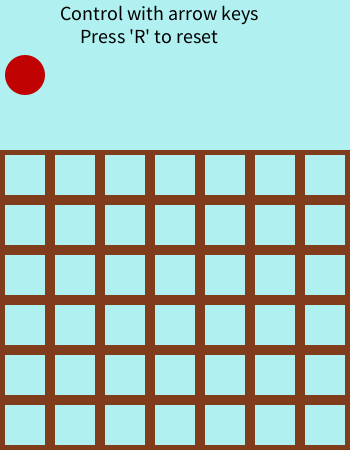
Frame 1 (no input)
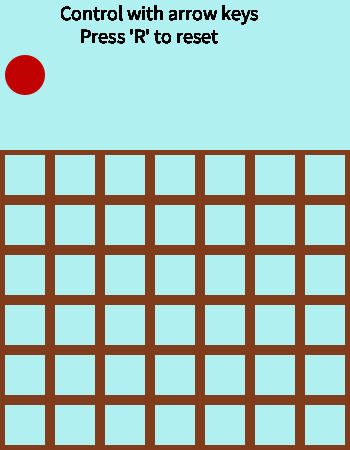
Frame 60 (the mouse pressed at the canvas centre just before this capture)
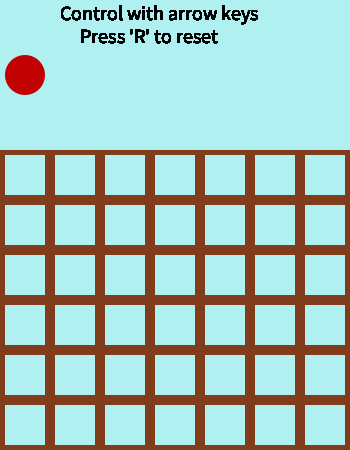
Frame 120 (the mouse held since frame 60 and released just before this capture)

The Processing sketch that drew these frames (run headless with seeded random() and noise(); from frame 60 on, the mouse is pressed at the canvas centre):

// Processing sketch: processing_130623
// ── processing_130623.pde

/* 2 Player connect four game with win detection for procressing.
Controllable with the keyboard arrow keys.
Orginal connect four coins used.
By Jan Stapler (DotAku) */
int waitforkey=0;
int roundend = 0;                // if 1 round is over
int a,b = 0;                     // for loop
int winner = 0;                  // changes when someone won

int cols = 7;                   // columns and row count
int rows = 6; 

int[][] grid = new int[100][100];  //2D array for win detection
PImage img,img2;                   //red and yellow coin images

//ints most of them used for possitions
int rx,ry,x,y,yx,yy,r1,r2,r3,r4,r5,r6,r7,fall,lx,ly,round,resetpressed;


void setup() {
  
  
  //initiated 2D array
  for (int a = 0; a < cols; a++) {
  for (int b = 0; b < rows; b++) {
    grid[a][b] = 21;
  }
}
   
  round =1;
  r1= 1;
  r2= 1;
  r3= 1;
  r4= 1;
  r5= 1;
  r6 = 1;
  r7 = 1;
  lx = 1;
  ly = 1;
  size(350, 450);
  ry=25;
  rx=25;
  yx=25;
  yy=25;
  x=5;
  y=5;
  noStroke();
  fill(176,240,240);
  rect(0,0,400,600);
  fill(129,60,27);
  rect(0,150,350,350,0);
   
  for(y=5;y<450;y+=50)
  { 
   for(x=5;x<450;x+=50)
   {
   fill(176,240,240);
   rect(x,y,40,40);
   }
  }
}


//resets game if 'R' is pressed
void resetthegame(){  
  if (keyPressed) {
    if (key == 'r' || key == 'R' )
  {
  resetpressed = 1;
  }
  }
if (resetpressed == 1)
{
  roundend = 0;
  winner = 0;
  round =1;
  r1= 1;
  r2= 1;
  r3= 1;
  r4= 1;
  r5= 1;
  r6 = 1;
  r7 = 1;

  size(350, 450);
  ry=25;
  rx=25;
  yx=25;
  yy=25;
  x=5;
  y=5;
  noStroke();
  fill(176,240,240);
  rect(0,0,400,600);
  fill(129,60,27);
  rect(0,150,350,350,0);
   
  for(y=5;y<450;y+=50)
  { 
   for(x=5;x<450;x+=50)
   {
   fill(176,240,240);
   rect(x,y,40,40);
   }
  } 
    for (int a = 0; a < 10; a++) {
    for (int b = 0; b < 10; b++) {
    grid[a][b] = 21;
  }
}
  resetpressed = 0;
}
};


//win detection. checks if 4 coins of the same coler are connected
void checkWin()
{
  //horizontal check
  for (a=0; a < 7;a++){
    for (b = 0; b<7;b++){
        int Check = (grid[b][a]) + (grid[b+1][a]) + (grid[b+2][a]) + (grid[b+3][a]);
        if (Check == 20 || Check == 4)
        {
          winner = 1;
           lx = a*50+25;
          ly = b*50+25;
        }
    }
  }
  
  //vertical check
    for (a=0; a < 7;a++){
    for (b = 0; b<8;b++){
        int Check = (grid[b][a]) + (grid[b][a+1]) + (grid[b][a+2]) + (grid[b][a+3]);
        if (Check == 20 || Check == 4)
        {
          winner = 1;
          lx = a*50+25;
          ly = b*50+25;
        }
    }
  }
  
  // diagonal check
  for (int a =0; a < 7-3; a++) {
      for (int b=0; b < 7-3; b++) {
        int tCheck = (grid[b][a]) + (grid[b+1][a+1]) + (grid[b+2][a+2]) + (grid[b+3][a+3]);
        if (tCheck == 20 || tCheck == 4)
        {
          winner = 1;
          lx = a*50+25;
          ly = b*50+25;
        }
      }
    }
 
    for (int a=0; a < 7-3; a++) {
      for (int b=3; b < 7; b++) {
        int tCheck = (grid[b][a]) + (grid[b-1][a+1]) + (grid[b-2][a+2]) + (grid[b-3][a+3]);
        if (tCheck == 20 || tCheck == 4)
        {
          winner = 1;
        }
      }
    }
  
  for (int a=0; a < 7-3; a++) {
      for (int b=0; b < 7-3; b++) {
        int tCheck = (grid[b][a]) + (grid[b+1][a+1]) + (grid[b+2][a+2]) + (grid[b+3][a+3]);
        if (tCheck == 20 || tCheck == 4)
        {
          winner = 1;
        }
      }
    }

};

// executed at the begin of every round
void beginround(){
  ry= 75;
  yy= 75;
  fall=0;
      
if (keyPressed) {
  
  // resets game if 'R' is pressed
  if (key == 'r' || key == 'R' )
  {
   resetpressed = 1;
  }
   
    //if right key is pressed moves coin to the right
    if (key == CODED && keyCode == RIGHT) {
    rx+=50;
    yx+=50;
    while(waitforkey < 100000000) waitforkey++;
   waitforkey = 0;
  }
 
    //if left key is pressed moves coin to the left
    if (key == CODED && keyCode == LEFT) {
    rx-=50;
    yx-=50;
       while(waitforkey < 100000000) waitforkey++;
   waitforkey = 0;
   }
    
    //makes coin drop if down is pressend
    if (key == CODED && keyCode == DOWN) {
     fall = 1;
    }
}
 // overrides old coin frame
 for(y=55;y<100;y+=50)
  { 
   for(x=5;x<450;x+=50)
   {
   fill(176,240,240);
   rect(x,y,40,40);
   }
  }
};

//loades and places red coin image
void redcoin(){
  fill(193,2,2);
  ellipse(rx,ry,40,40);
};

//loades and places yellow coin image
void yellowcoin(){
  fill(245,250,13);
  ellipse(rx,ry,40,40);
};




void draw() {

  beginround();
  textSize(20);              
  fill(0);                        
  text("Control with arrow keys \n     Press 'R' to reset",60,20);

  if (winner == 1 && roundend == 0)
 {
   roundend = 1;
    
   textSize(45);

   if(round%2 == 0) 
   {
     text("Red Wins!",3,130);
     roundend = 1;
   }
  
   if(round%2 == 1)
  {
     text("Yellow Wins!",3,130);
     roundend = 1;
  }
   
 }
    //when coin is droped
    if (fall == 1){
        
      
      if (rx == 25)
      {
        ry = 475-50*r1;
        yy = ry;
        //adds valure to 2D arry for in detection
        //adds 1 if yellow if red
        if(round%2 == 1) grid[1][r1] = 1;
        if(round%2 == 0) grid[1][r1] = 5;
        r1++;                      //increases row in this column
           while(waitforkey < 100000000) waitforkey++;
   waitforkey = 0;
        round++;
      }
        
                
      if (rx == 75)
      {
        ry = 475-50*r2;
        yy = ry;
        if(round%2 == 1) grid[2][r2] = 1;
        if(round%2 == 0) grid[2][r2] = 5;
        r2++;
           while(waitforkey < 100000000) waitforkey++;
   waitforkey = 0;
        round++;
      }
      
      if (rx == 125) 
      {
        ry = 475-50*r3;
        yy = ry;
        if(round%2 == 1) grid[3][r3] = 1;
        if(round%2 == 0) grid[3][r3] = 5;
        r3++;
           while(waitforkey < 100000000) waitforkey++;
   waitforkey = 0;
        round++;
      }
 
      if (rx == 175)
      {
        ry = 475-50*r4;
        yy = ry;
        if(round%2 == 1) grid[4][r4] = 1;
        if(round%2 == 0) grid[4][r4] = 5;
        r4++;
           while(waitforkey < 100000000) waitforkey++;
   waitforkey = 0;
        round++;
      }
      

      if (rx == 225)
      {
        ry = 475-50*r5;
        yy = ry;
        if(round%2 == 1) grid[5][r5] = 1;
        if(round%2 == 0) grid[5][r5] = 5;
        r5++;
           while(waitforkey < 100000000) waitforkey++;
   waitforkey = 0;
        round++;
      }
      
      if (rx == 275)
      {
        ry = 475-50*r6;
        yy = ry;
        if(round%2 == 1) grid[6][r6] = 1;
        if(round%2 == 0) grid[6][r6] = 5;
        r6++;
           while(waitforkey < 100000000) waitforkey++;
   waitforkey = 0;
        round++;
      }

      if (rx == 325)
      {
        ry = 475-50*r7;
        yy = ry;
        if(round%2 == 1) grid[7][r7] = 1;
        if(round%2 == 0) grid[7][r7] = 5;
        r7++;
           while(waitforkey < 100000000) waitforkey++;
   waitforkey = 0;
        round++;
      }  
 }       
  
  
  //decides if red or yellow coin will drop         
  if(round%2 == 1)
 {
  redcoin();
 if (fall == 1) yellowcoin();
 }

  if(round%2 == 0)
 {
  yellowcoin();
  if (fall == 1) redcoin();
 }
 
resetthegame();          //resets game if 'R'is pressed
checkWin();       // checks if someone and who won
}
